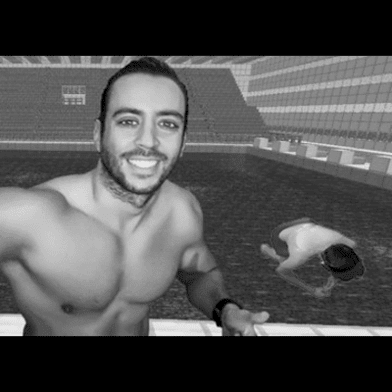
#> input picture Compiler/ImageSeparator/image.bmp, 392 x 392 px
$ python ImageSeparator.py
#> lines starting #> are read from the running program, lines starting #| are printed output that depends on the picture
from PIL import Image
import os

# Abre la imagen original
img = Image.open("image.bmp")  # Cambia esta ruta por la de tu imagen
#> img is the input picture: PIL image 392x392 RGBA; mean R, G, B, A 81, 81, 81, 255

# Comprueba que la imagen tiene el tamaño correcto
if img.size != (392, 392):
    raise ValueError("La imagen debe ser de 392x392 píxeles.")

# Ruta relativa donde se guardarán las imágenes (subiendo un nivel para ir de ImageSeparator a Proyecto Arqui 1)
output_dir = "../AssemblyMIPS"

# Crea la carpeta si no existe
os.makedirs(output_dir, exist_ok=True)

# Divide la imagen en 16 partes iguales (4x4)
for i in range(4):
    for j in range(4):
        # Define las coordenadas de la parte
        left = j * 98
        upper = i * 98
        right = left + 98
        lower = upper + 98

        # Recorta la parte de la imagen
        part = img.crop((left, upper, right, lower))

        # Guarda la parte como una nueva imagen en la carpeta especificada
        part.save(os.path.join(output_dir, f"parte_{i*4 + j + 1}.bmp"))  # Nombra las imágenes como parte_1.bmp, parte_2.bmp, etc.
#> this loop made 4 passes
#> pass 1, `part.save(os.path.join(output_dir, f"parte_{i*4 + j + 1}.bmp"))`:
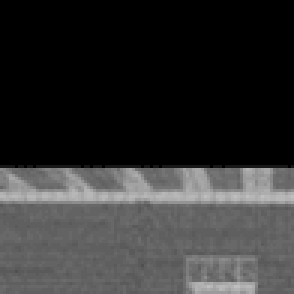
#> saved as parte_1.bmp: PIL image 98x98 RGBA (shown 3 times larger); mean R, G, B, A 48.9, 48.9, 48.9, 255
#> pass 1, `part.save(os.path.join(output_dir, f"parte_{i*4 + j + 1}.bmp"))`:
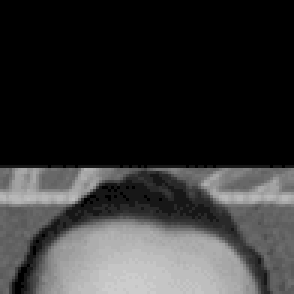
#> saved as parte_2.bmp: PIL image 98x98 RGBA (shown 3 times larger); mean R, G, B, A 50.7, 50.7, 50.7, 255
#> pass 1, `part.save(os.path.join(output_dir, f"parte_{i*4 + j + 1}.bmp"))`:
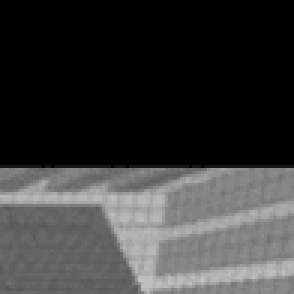
#> saved as parte_3.bmp: PIL image 98x98 RGBA (shown 3 times larger); mean R, G, B, A 56.5, 56.5, 56.5, 255
#> pass 1, `part.save(os.path.join(output_dir, f"parte_{i*4 + j + 1}.bmp"))`:
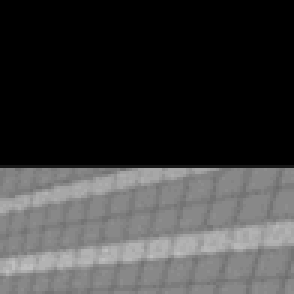
#> saved as parte_4.bmp: PIL image 98x98 RGBA (shown 3 times larger); mean R, G, B, A 60.2, 60.2, 60.2, 255
#> after the loop:
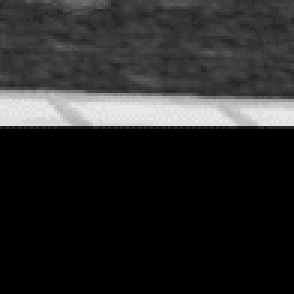
#> part: PIL image 98x98 RGBA (shown 3 times larger); mean R, G, B, A 41, 41, 41, 255

print("Las imágenes han sido divididas y guardadas correctamente en la ruta especificada.")
